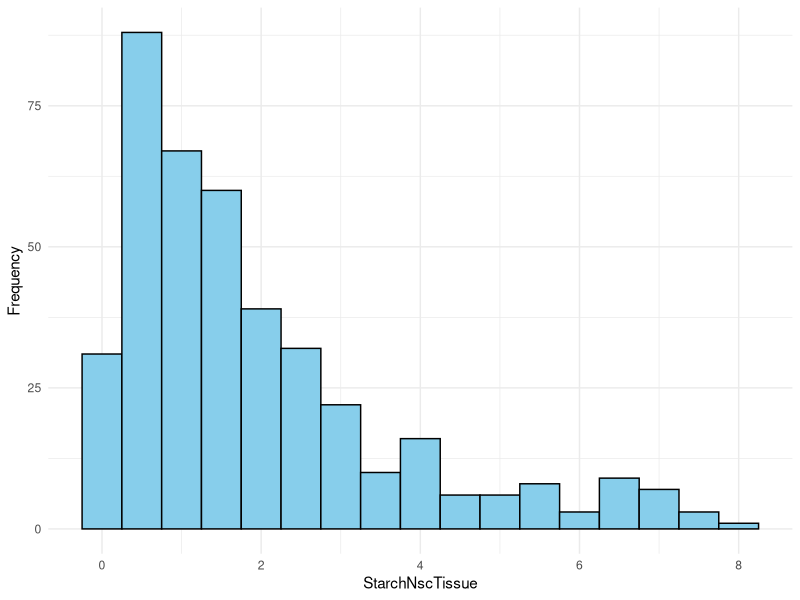
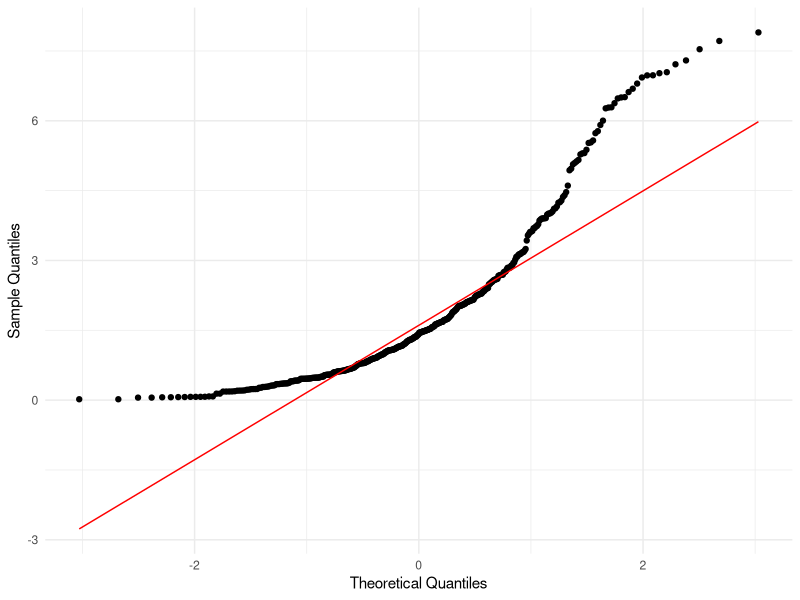
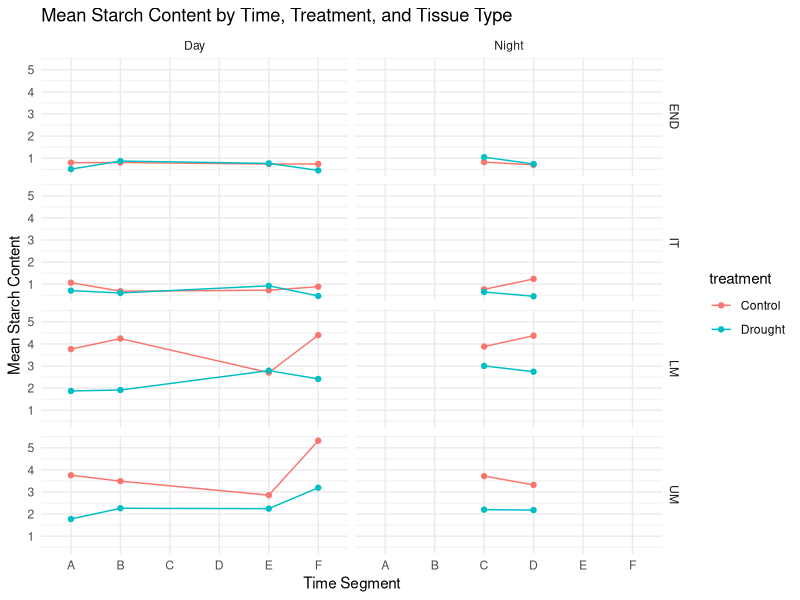
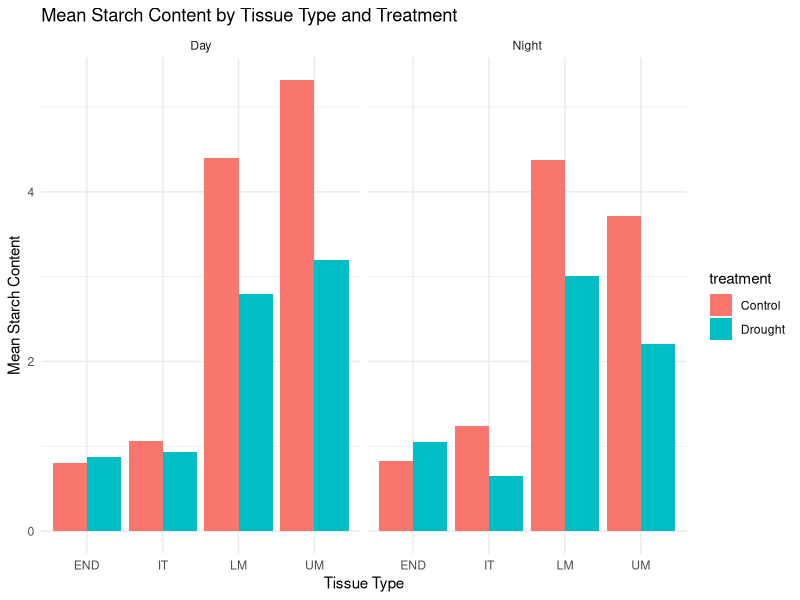
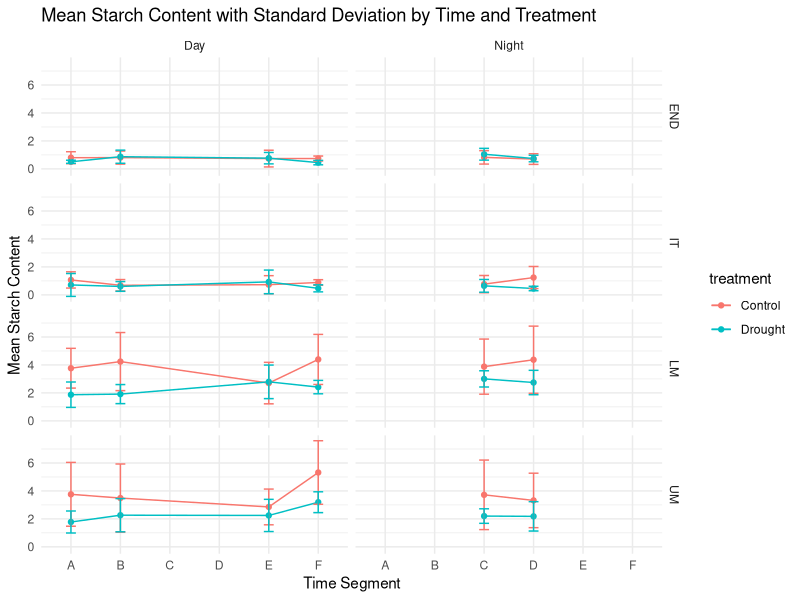
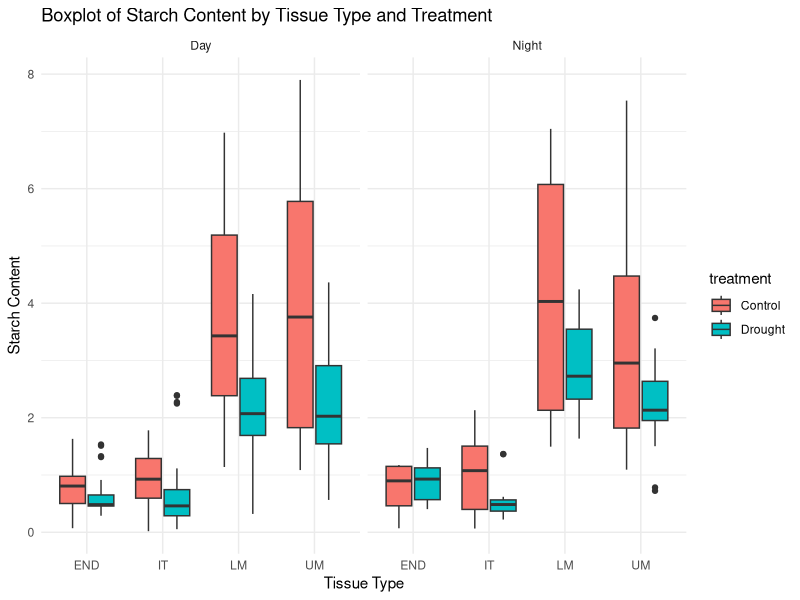
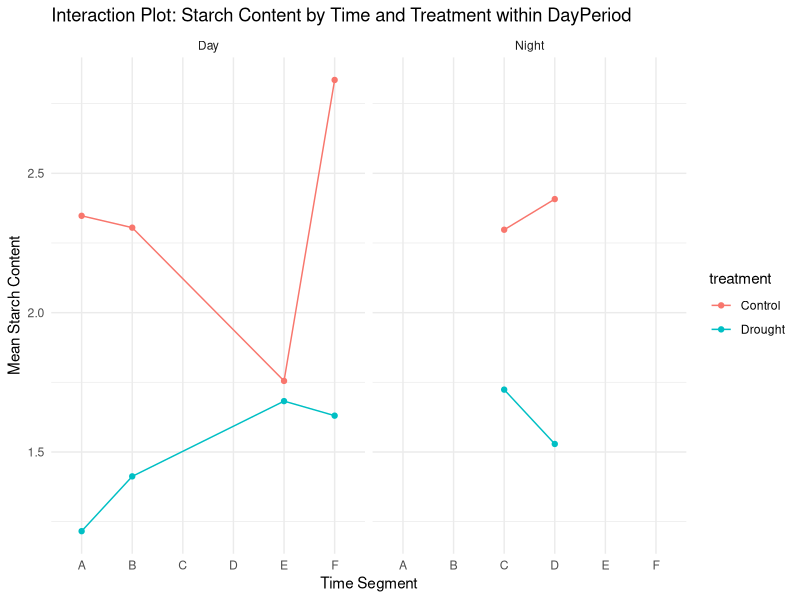
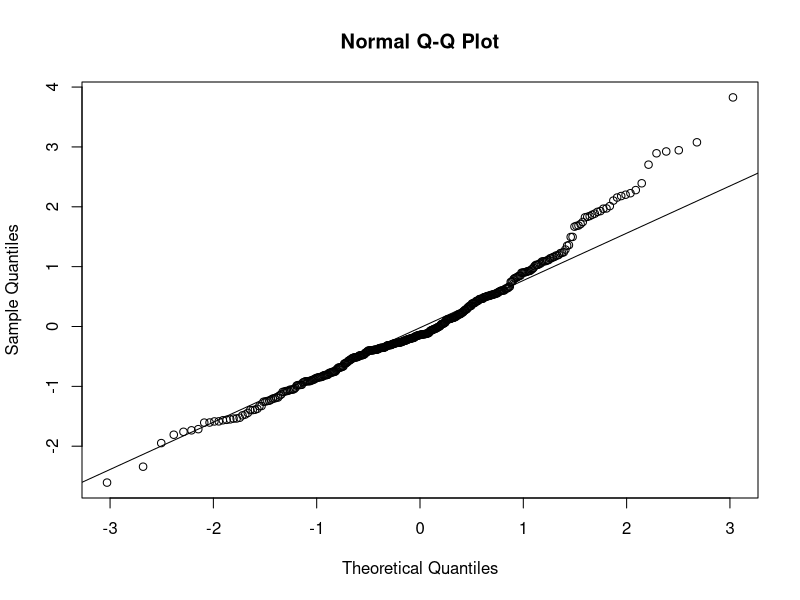

Recreate these plots in R, in order.
## ---- chunk 1
#| label: data-setup
#| echo: false
#| eval: true
data <- read.csv("data.csv")
## ---- chunk 2
#| label: fig-abbrevstats
#| echo: false
#| eval: true

library(knitr)
library(dplyr)

overall_summary <- data %>%
  summarize(
    Mean = mean(StarchNscTissue, na.rm = TRUE),
    Median = median(StarchNscTissue, na.rm = TRUE),
    SD = sd(StarchNscTissue, na.rm = TRUE),
    Min = min(StarchNscTissue, na.rm = TRUE),
    Max = max(StarchNscTissue, na.rm = TRUE),
    N = n()
  ) %>%
  mutate(Group = "Overall")

# By Location (campagne)
location_summary <- data %>%
  group_by(campagne) %>%
  summarize(
    Mean = mean(StarchNscTissue, na.rm = TRUE),
    Median = median(StarchNscTissue, na.rm = TRUE),
    SD = sd(StarchNscTissue, na.rm = TRUE),
    Min = min(StarchNscTissue, na.rm = TRUE),
    Max = max(StarchNscTissue, na.rm = TRUE),
    N = n()
  ) %>%
  mutate(Group = paste("campagne:", campagne))

# By DayPeriod
dayperiod_summary <- data %>%
  group_by(dayPeriod) %>%
  summarize(
    Mean = mean(StarchNscTissue, na.rm = TRUE),
    Median = median(StarchNscTissue, na.rm = TRUE),
    SD = sd(StarchNscTissue, na.rm = TRUE),
    Min = min(StarchNscTissue, na.rm = TRUE),
    Max = max(StarchNscTissue, na.rm = TRUE),
    N = n()
  ) %>%
  mutate(Group = paste("dayPeriod:", dayPeriod))

# Combine tables
combined_summary <- bind_rows(overall_summary, location_summary, dayperiod_summary) %>%
  arrange(factor(Group, levels = c("Overall", unique(location_summary$Group), unique(dayperiod_summary$Group)))) %>%
  select(Group, N, Mean, Median, SD, Min, Max)

# Display the table
kable(combined_summary, format = "markdown", caption = "Summary statistics of starch content.")
## ---- chunk 3
#| label: fig-normallity
#| echo: false
#| eval: true
#| layout-ncol: 2
#| fig-cap: "Plots used to check normallity assumption."
#| fig-subcap: 
#|  - "Histogram of starch content."
#|  - "Q-Q plot of starch content."
library(ggplot2)

ggplot(data, aes(x = StarchNscTissue)) +
  geom_histogram(binwidth = 0.5, color = "black", fill = "skyblue") +
  labs(
    x = "StarchNscTissue",
    y = "Frequency"
  ) +
  theme_minimal()

ggplot(data, aes(sample = StarchNscTissue)) +
  stat_qq() +
  stat_qq_line(color = "red") +
  labs(
    x = "Theoretical Quantiles",
    y = "Sample Quantiles"
  ) +
  theme_minimal()

## ---- chunk 4
#| label: fig-2-sumstats
#| echo: false
#| fig-cap: "jjj "

data <- read.csv("data.csv")
# Load necessary libraries
library(dplyr)
library(ggplot2)

# Summary statistics for StarchNscTissue by tissue type, treatment, dayPeriod, and time
summary_data <- data %>%
  group_by(tissu, treatment, dayPeriod, time) %>%
  summarize(
    mean_Starch = mean(StarchNscTissue, na.rm = TRUE),
    sd_Starch = sd(StarchNscTissue, na.rm = TRUE),
    median_Starch = median(StarchNscTissue, na.rm = TRUE),
    min_Starch = min(StarchNscTissue, na.rm = TRUE),
    max_Starch = max(StarchNscTissue, na.rm = TRUE),
    n = n()
  )

print(summary_data)

## 1. Line Plot of Mean Starch Content by Time
##This plot shows the trend of mean starch content across time segments for each tissue type and treatment.

ggplot(summary_data, aes(x = time, y = mean_Starch, color = treatment, group = treatment)) +
  geom_line() +
  geom_point() +
  facet_grid(tissu ~ dayPeriod) +
  labs(
    title = "Mean Starch Content by Time, Treatment, and Tissue Type",
    x = "Time Segment",
    y = "Mean Starch Content"
  ) +
  theme_minimal()
##2. Bar Plot of Mean Starch Content by Tissue Type and Treatment
#This bar plot can help compare the mean starch content between treatments for each tissue type, averaged over all time points.

ggplot(summary_data, aes(x = tissu, y = mean_Starch, fill = treatment)) +
  geom_bar(stat = "identity", position = "dodge") +
  facet_wrap(~ dayPeriod) +
  labs(
    title = "Mean Starch Content by Tissue Type and Treatment",
    x = "Tissue Type",
    y = "Mean Starch Content"
  ) +
  theme_minimal()

##3. Error Bar Plot with Mean and Standard Deviation
#An error bar plot provides a visual of mean starch content with variability (standard deviation) across time, separated by tissue and treatment.

ggplot(summary_data, aes(x = time, y = mean_Starch, color = treatment, group = treatment)) +
  geom_line() +
  geom_point() +
  geom_errorbar(aes(ymin = mean_Starch - sd_Starch, ymax = mean_Starch + sd_Starch), width = 0.2) +
  facet_grid(tissu ~ dayPeriod) +
  labs(
    title = "Mean Starch Content with Standard Deviation by Time and Treatment",
    x = "Time Segment",
    y = "Mean Starch Content"
  ) +
  theme_minimal()

##Box_Plot
ggplot(data, aes(x = tissu, y = StarchNscTissue, fill = treatment)) +
  geom_boxplot() +
  facet_wrap(~ dayPeriod) +
  labs(
    title = "Boxplot of Starch Content by Tissue Type and Treatment",
    x = "Tissue Type",
    y = "Starch Content"
  ) +
  theme_minimal()

##Box_Plot with Interaction
ggplot(data, aes(x = time, y = StarchNscTissue, color = treatment, group = treatment)) +
  geom_line(stat = "summary", fun = mean) +
  geom_point(stat = "summary", fun = mean) +
  facet_wrap(~ dayPeriod) +
  labs(
    title = "Interaction Plot: Starch Content by Time and Treatment within DayPeriod",
    x = "Time Segment",
    y = "Mean Starch Content"
  ) +
  theme_minimal()

## ---- chunk 5
#| label: fig-3
#| echo: false
#| fig-cap: " "

# Load necessary libraries
library(lme4)
library(lmerTest)  # for p-values

# Mixed Effects Model with Interactions
model <- lmer(StarchNscTissue ~ tissu * treatment * dayPeriod + 
               (1 | campagne) + (1 | sample) + (1 | chamber), data = data)

# Summary of the model
summary(model)

# Check model fit using AIC and BIC
AIC(model)
BIC(model)

# Test significance of interaction terms
anova(model)


## ---- chunk 6
# Q-Q plot for residuals
qqnorm(residuals(model))
qqline(residuals(model))
shapiro.test(residuals(model))
# Residuals vs. Fitted plot for homogeneity of variance
plot(fitted(model), residuals(model))
abline(h = 0, col = "red")
# Autocorrelation of residuals
library(ggplot2)
acf(resid(model), main = "Autocorrelation of Residuals")




## ---- chunk 7
#| label: fig-4
#| echo: false
#| fig-cap: " "

# Mixed Effects Model with Nested Time within DayPeriod
model3 <- lmer(StarchNscTissue ~ tissu + treatment + dayPeriod + dayPeriod:time + 
               (1 | campagne) + (1 | sample) + (1 | chamber), data = data)

# Summary of the model
summary(model3)

# Check model fit using AIC and BIC
AIC(model3)
BIC(model3)

# Test significance of nested terms
anova(model3)

## ---- chunk 8
#| label: fig-5
#| echo: false
#| fig-cap: " "
# Q-Q plot for residuals
qqnorm(residuals(model3))
qqline(residuals(model3))
shapiro.test(residuals(model3))
# Residuals vs. Fitted plot for homogeneity of variance
plot(fitted(model3), residuals(model3))
abline(h = 0, col = "red")

# Autocorrelation of residuals
library(ggplot2)
acf(resid(model3), main = "Autocorrelation of Residuals")
## ---- chunk 9
#| label: fig-6
#| echo: false
#| fig-cap: " "

# Model 2 - Interaction effects
model_2 <- lm(StarchNscTissue ~ treatment * tissu * dayPeriod + campagne, data = data)
summary(model_2)

## ---- chunk 10
# Q-Q plot for residuals
qqnorm(residuals(model_2))
qqline(residuals(model_2))
shapiro.test(residuals(model_2))
# Residuals vs. Fitted plot for homogeneity of variance
plot(fitted(model_2), residuals(model_2))
abline(h = 0, col = "red")
hist(residuals(model_2), breaks = 30, main = "Histogram of Residuals", 
     xlab = "Residuals", col = "lightblue", border = "black")
## ---- chunk 11
#| label: fig-7
#| echo: false
#| fig-cap: " "

# Model 3 - Mixed model with chamber as random effect
model_3 <- lmer(StarchNscTissue ~ treatment * tissu * dayPeriod + campagne + (1 | chamber), data = data)
summary(model_3)

## ---- chunk 12
# Q-Q plot for residuals
qqnorm(residuals(model_3))
qqline(residuals(model_3))
shapiro.test(residuals(model_3))
# Residuals vs. Fitted plot for homogeneity of variance
plot(fitted(model_3), residuals(model_3))
abline(h = 0, col = "red")
hist(residuals(model_3), breaks = 30, main = "Histogram of Residuals", 
     xlab = "Residuals", col = "lightblue", border = "black")
## ---- chunk 13
# Load necessary library
library(lme4)

# Fit the model with nested random effects
modeln <- lmer(StarchNscTissue ~ treatment * tissu * dayPeriod + 
                (1 | campagne) + (1 | campagne:chamber) + (1 | campagne:chamber:sample), 
              data = data)

# Summary of the model
summary(modeln)

## ---- chunk 14
# Q-Q plot for residuals
qqnorm(residuals(modeln))
qqline(residuals(modeln))
shapiro.test(residuals(modeln))
# Residuals vs. Fitted plot for homogeneity of variance
plot(fitted(modeln), residuals(modeln))
abline(h = 0, col = "red")
hist(residuals(modeln), breaks = 30, main = "Histogram of Residuals", 
     xlab = "Residuals", col = "lightblue", border = "black")

## ---- chunk 15
# Load necessary libraries
library(glmmTMB)

# GLMM using glmmTMB with Gamma family
model_glmm_tmb <- glmmTMB(
  StarchNscTissue ~ tissu * treatment * dayPeriod + 
  (1 | campagne) + (1 | sample) + (1 | chamber),
  data = data, 
  family = Gamma(link = "log")  # Specify link if needed; log is common for Gamma
)

# Summary of the model
summary(model_glmm_tmb)


## ---- chunk 16
# Load necessary libraries
library(glmmTMB)
library(ggplot2)

# Extract residuals from the model
residuals_glmm <- residuals(model_glmm_tmb, type = "pearson")

# 1. Q-Q Plot with Q-Q Line
qqnorm(residuals_glmm, main = "Q-Q Plot of Pearson Residuals")
qqline(residuals_glmm, col = "red")

# 2. Histogram of Residuals
ggplot(data.frame(residuals_glmm), aes(x = residuals_glmm)) +
  geom_histogram(aes(y = ..density..), bins = 30, color = "black", fill = "lightblue") +
  geom_density(color = "red") +
  labs(
    title = "Histogram of Pearson Residuals",
    x = "Pearson Residuals",
    y = "Density"
  ) +
  theme_minimal()
